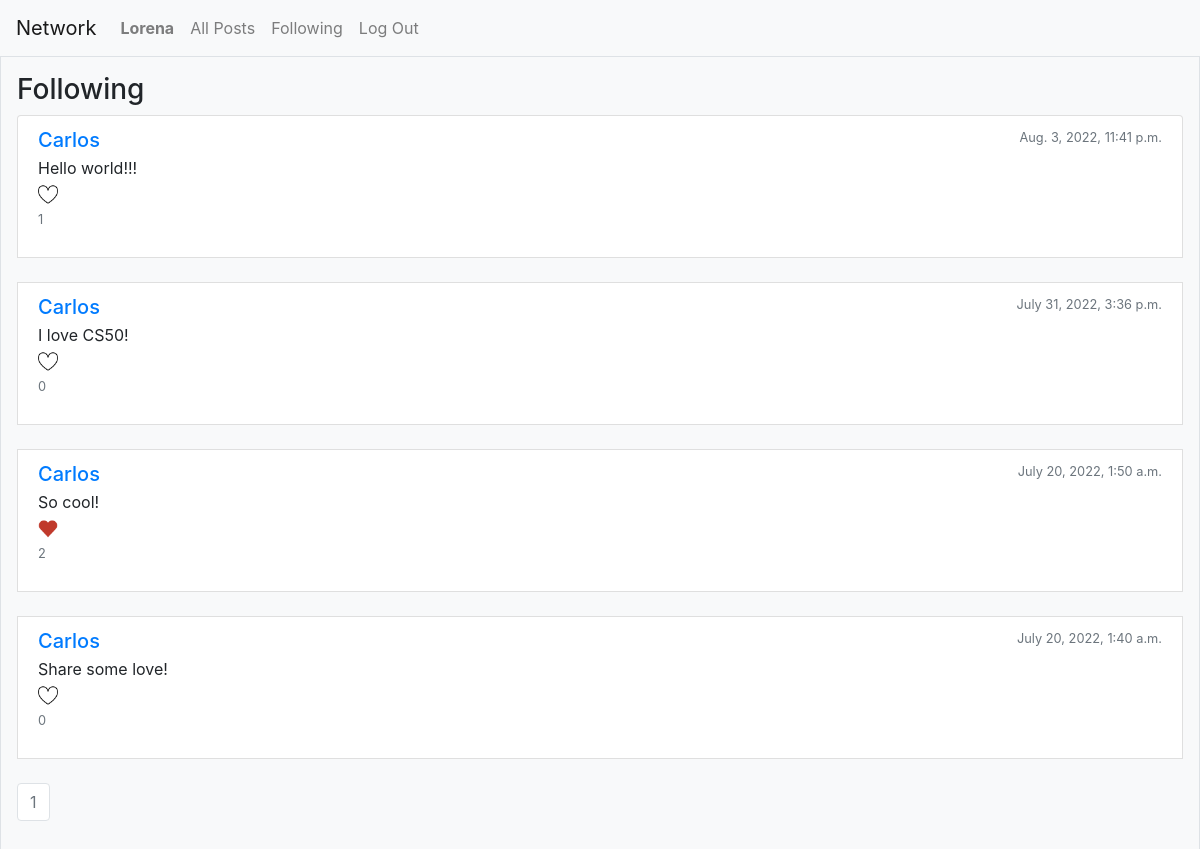
The app's page /following (signed in) with its own data.
### network/models.py (models this page shows, shortened)
class User(AbstractUser):
    pass
    following = models.ManyToManyField("self", blank=True, related_name='followers', symmetrical=False)

class PostModel(models.Model):
    body = models.CharField(max_length=280)
    likes = models.ManyToManyField("User", blank=True, related_name='likes', symmetrical=False)
    created_by = models.ForeignKey("User", on_delete=models.CASCADE)
    created_at = models.DateTimeField(auto_now_add=True)

### network/views.py (the view)
# urls.py: path("following", views.following, name="following"),
@login_required
def following(request):
    followers = User.objects.filter(pk = request.user.id).values('following__id')
    posts = PostModel.objects.annotate(number_of_likes=Count('likes', distinct=True)).filter(created_by__in = followers).order_by('-created_at')
    paginator = Paginator(posts, 10)
    page_number = request.GET.get('page')
    page_obj = paginator.get_page(page_number)
    return render(request, "network/following.html", {
        'page_obj': page_obj,
    })

### network/templates/network/following.html (shortened to what this page needs)
{% extends "network/layout.html" %}
{% load static %}
{% block body %}
<div class="row gx-5">
    <div class="col">
        <div class="p-3 border bg-light">
            <h3>Following</h3>
            <div class="list-group">
                {% for post in page_obj %}
                <div class="list-group-item">
                    <div class="d-flex w-100 justify-content-between">
                        <a href="{% url 'user_profile' post.created_by.id %}">
                            <h5 class="mb-1">{{ post.created_by }}</h5>
                        </a>
                        <small class="text-muted">{{ post.created_at }}</small>
                    </div>
                    <p class="mb-1">{{ post.body }}</p>
                    <small class="text-muted">
                        {% if request.user in post.likes.all %}
                        <input id='like_button_{{ post.id }}' type="image" style="width: 20px;" onclick="like_post('{{ post.id }}', '{{ request.user.id }}')" src="{% static 'network/unlike.png' %}">
                        {% else %}
                        <input id='like_button_{{ post.id }}' type="image" style="width: 20px;" onclick="like_post('{{ post.id }}', '{{ request.user.id }}')" src="{% static 'network/like.png' %}">
                        {% endif %}
                        <p id="post_{{ post.id }}"> {{ post.number_of_likes }} </p>
                    </small>
                </div>
                <br>
                {% endfor %}
            </div>
            <nav>
                <ul class="pagination">
                        <li class="page-item disabled"><a class="page-link" href="?page={{ page_obj.number }}">{{ page_obj.number }}</a></li>
                </ul>
            </nav>
        </div>
    </div>
</div>
{% endblock %}

### network/templates/network/layout.html (shortened to what this page needs)
{% load static %}
<!DOCTYPE html>
<html lang="en">
    <head>
        <link rel="stylesheet" href="https://stackpath.bootstrapcdn.com/bootstrap/4.4.1/css/bootstrap.min.css">
        <link rel="stylesheet" href="{% static 'network/styles.css' %}">
    </head>
    <body>
        <nav class="navbar navbar-expand-lg navbar-light bg-light">
            <a class="navbar-brand" href="#">Network</a>
            <div>
              <ul class="navbar-nav mr-auto">
                {% if user.is_authenticated %}
                    <li class="nav-item">
                        <a class="nav-link" href="{% url 'user_profile' request.user.id %}"><strong>{{ request.user.username }}</strong></a>
                    </li>
                {% endif %}
                <li class="nav-item">
                  <a id="all-posts" class="nav-link" href="{% url 'index' %}">All Posts</a>
                </li>
                {% if user.is_authenticated %}
                    <li class="nav-item">
                        <a class="nav-link" href="{% url 'following' %}">Following</a>
                    </li>
                    <li class="nav-item">
                        <a class="nav-link" href="{% url 'logout' %}">Log Out</a>
                    </li>
                {% endif %}
              </ul>
            </div>
          </nav>
        <div class="body">
            {% block body %}
            {% endblock %}
        </div>
    </body>
</html>

### records on screen
User: user.username "Lorena"
PostModel: created_by "Carlos", created_at "Aug. 3, 2022, 11:41 p.m.", body "Hello world!!!", number_of_likes "1"
PostModel: created_by "Carlos", created_at "July 31, 2022, 3:36 p.m.", body "I love CS50!", number_of_likes "0"
PostModel: created_by "Carlos", created_at "July 20, 2022, 1:50 a.m.", body "So cool!", number_of_likes "2"
PostModel: created_by "Carlos", created_at "July 20, 2022, 1:40 a.m.", body "Share some love!", number_of_likes "0"

### other values on screen
{{ page_obj.number }} "1"
